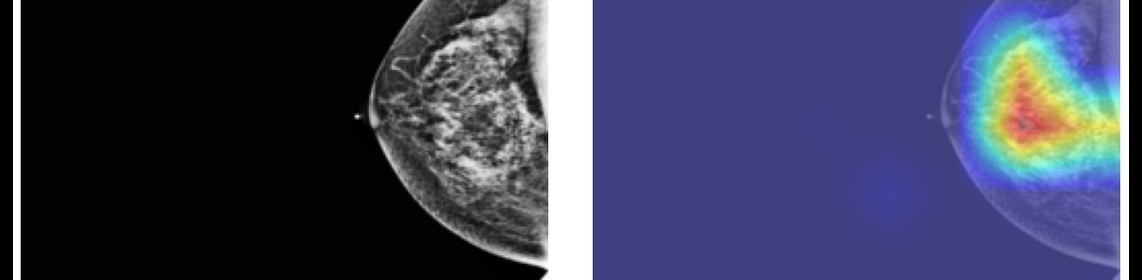
#> input picture src/training/Selection_186.png, 1142 x 280 px; its folder holds only this picture in this run
$ python -i dicom_to_jpeg.py   (imports and definitions only)
#> lines starting #> are read from the running program, lines starting #| are printed output that depends on the picture; after the words box and inside, x2 and y2 are one past the last pixel; in counts of white or black regions, pixels touching at a corner belong together
import os
import cv2
import numpy as np
import easyocr
import pydicom
import pandas as pd
from PIL import Image


# Initialize EasyOCR Reader
# [1 line that did not run here, left out]

# [27 lines left out: function remove_text_using_easyocr, not called in this run]


def remove_isolated_white_pixels_and_apply_clahe(input_image_path, output_image_path):
    """
    Remove isolated white pixels and apply CLAHE to the given JPEG image.

    Args:
        input_image_path (str): Path to the input JPEG image.
        output_image_path (str): Path to save the processed image.
    """
#> called with input_image_path = '../training/Selection_186.png', output_image_path = 'out.png'
    try:
        # Read the image
        img = cv2.imread(input_image_path)
#> img is the input picture: shape (280, 1142, 3); mean B, G, R 90.5, 64.8, 62.1

        gray = cv2.cvtColor(img, cv2.COLOR_BGR2GRAY)
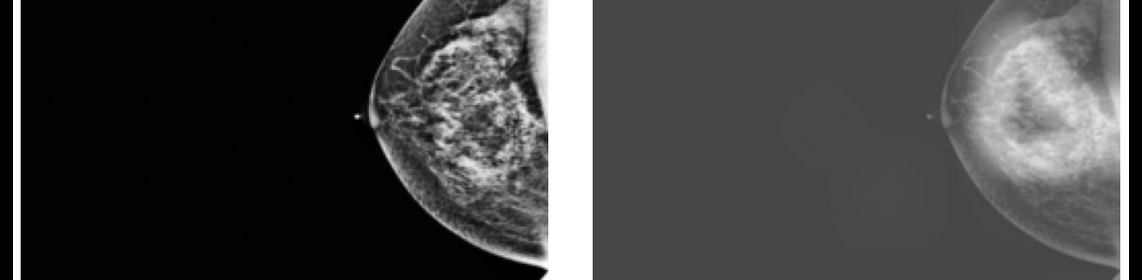
#> gray: shape (280, 1142); min 0, max 255, mean 66.9

        # Remove isolated white pixels
        thresh = cv2.threshold(gray, 247, 255, cv2.THRESH_BINARY)[1]
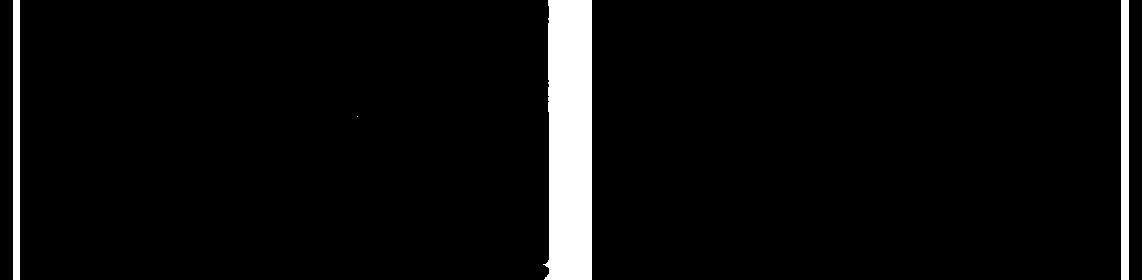
#> thresh: shape (280, 1142); 5.1% white; 4 white regions (1 under 20 px), largest, box (x1, y1, x2, y2) and area: (543, 0, 592, 280) 12169, (1121, 0, 1129, 280) 2240, (13, 0, 20, 280) 1960

        kernel = cv2.getStructuringElement(cv2.MORPH_RECT, (3, 3))
        mask = cv2.morphologyEx(thresh, cv2.MORPH_DILATE, kernel)
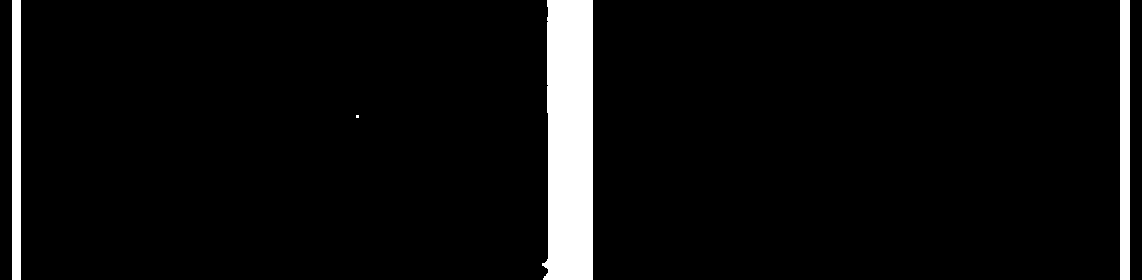
#> mask: shape (280, 1142); 5.7% white; 4 white regions (1 under 20 px), largest, box (x1, y1, x2, y2) and area: (542, 0, 593, 280) 12757, (1120, 0, 1130, 280) 2800, (12, 0, 21, 280) 2520

        result = img.copy()

        result[mask == 255] = (0,0,0)
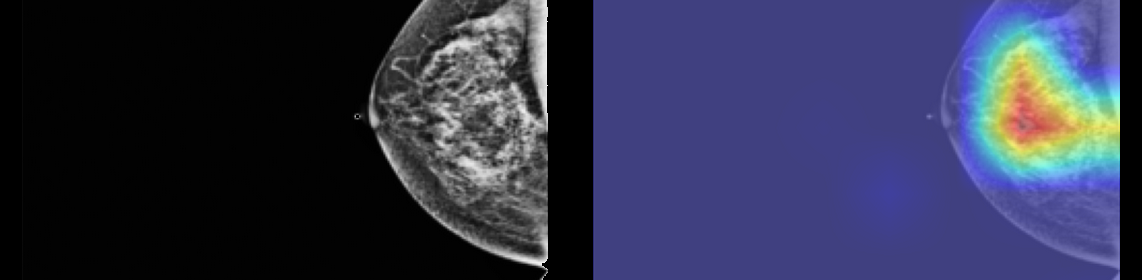
#> result: shape (280, 1142, 3); 5.48% of pixels changed, all inside (x1, y1, x2, y2) = (13, 0, 1129, 280)

        # Apply CLAHE
        img = cv2.medianBlur(result, 7)

        img = cv2.cvtColor(img, cv2.COLOR_BGR2GRAY)
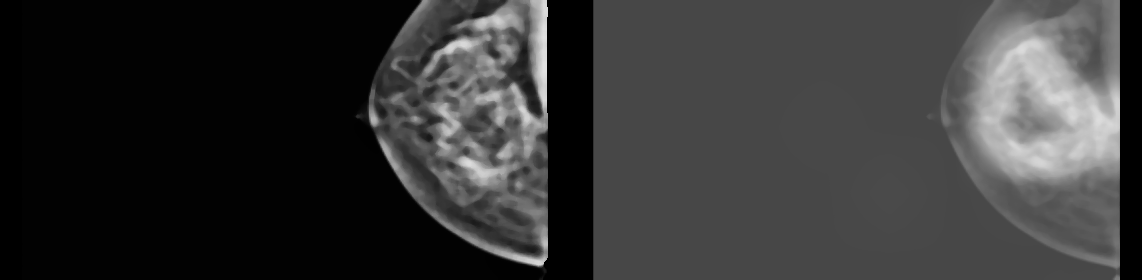
#> img: shape (280, 1142); min 0, max 226, mean 52.9

        clahe = cv2.createCLAHE(clipLimit=2.0, tileGridSize=(8, 8))
        img = clahe.apply(img)
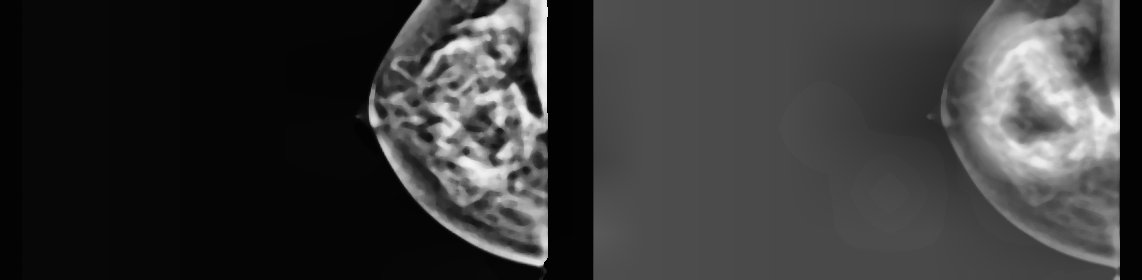
#> img: shape (280, 1142); min 2, max 245, mean 55.6

        img = cv2.cvtColor(img, cv2.COLOR_GRAY2RGB)
#> img: shape (280, 1142, 3)

        # Save the processed image
        cv2.imwrite(output_image_path, img)
        print(f"Processed and saved: {output_image_path}")
    except Exception as e:
        print(f"Error processing {input_image_path}: {e}")


class DCM_PNJ():
    # [4 lines left out: function __init__, not called in this run]

    def __len__(self):
        return len(self.img_data)

    # [34 lines left out: function __getitem__, not called in this run]


# Example Usage: Step 1 - Convert DICOM to JPEG
input_folder = '/home/whif/Data/RSNA/train_images'
# [1 line that did not run here, left out]
output_folder = '/home/whif/Data/RSNA/train_jpeg_images'

#convert = DCM_PNJ(input_folder, input_csv, output_folder)
#for i in range(len(convert)):
#    convert.__getitem__(i)


jpeg_input_folder = '/home/whif/Data/RSNA/train_jpeg_images'
processed_output_folder = '/home/whif/Data/RSNA/processed_images'

# [14 lines not run here, left out]

>>> result = remove_isolated_white_pixels_and_apply_clahe('../training/Selection_186.png', 'out.png')
